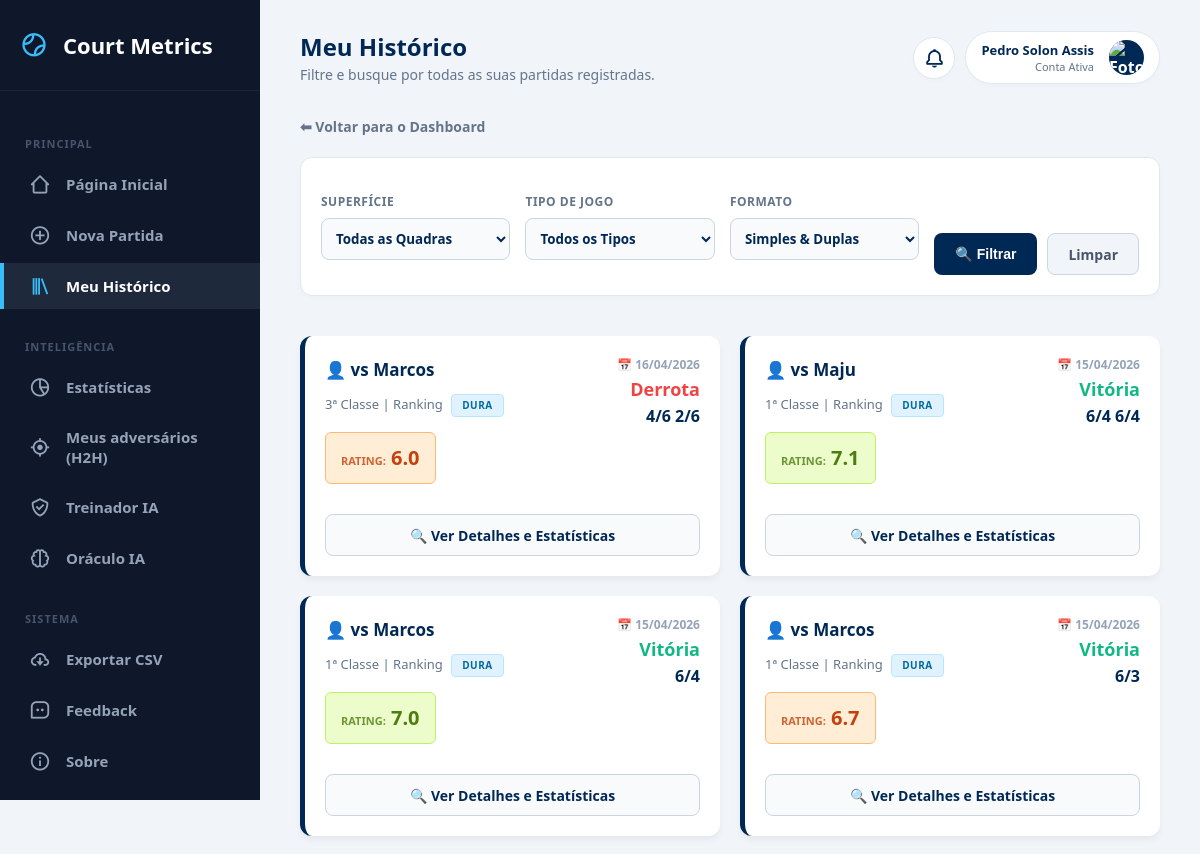
Page /history (signed in, upper part) on the earlier database version.
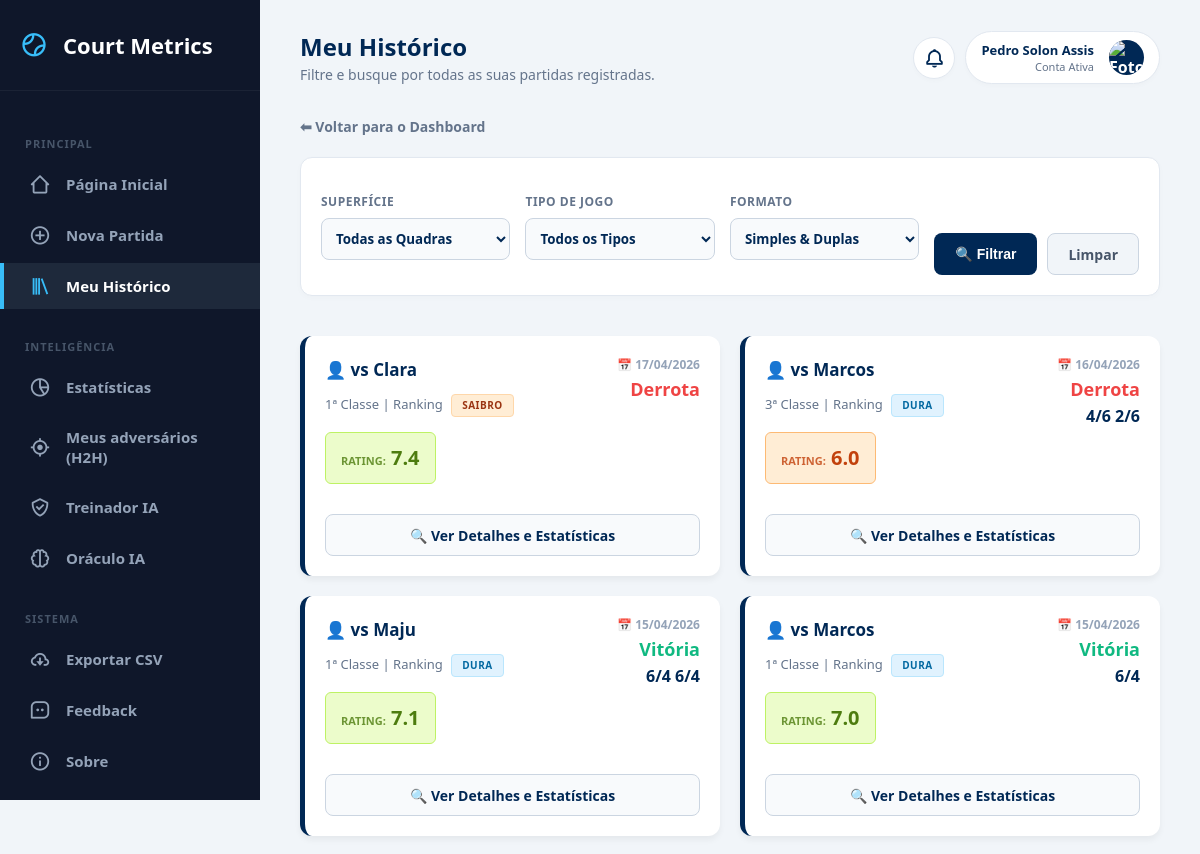
Same page on the later database version.
### tables this page shows
CREATE TABLE matches (
        id INTEGER PRIMARY KEY AUTOINCREMENT,
        opponent TEXT,
        categoria TEXT,
        match_type TEXT, 
        surface TEXT,
        result TEXT,
        score TEXT,
        match_format TEXT,
        partner TEXT,
        opp_partner TEXT,
        forehand INTEGER,
        backhand INTEGER,
        serve INTEGER,
        first_serve INTEGER,
        second_serve INTEGER,
        double_faults INTEGER,
        return_serve INTEGER,
        slice INTEGER,
        volley INTEGER,
        smash INTEGER,
        dropshot INTEGER,
        footwork INTEGER,
        strategy INTEGER,
        winners INTEGER,
        unforced_errors INTEGER,
        performance_rating REAL,
        notes TEXT,
        match_date TEXT /* NOVA COLUNA: ÍNDICE 27 */
    , game_format TEXT DEFAULT 'Padrão', user_id INTEGER, mental_focus INTEGER DEFAULT 0, mental_resilience INTEGER DEFAULT 0, mental_confidence INTEGER DEFAULT 0, mental_pressure INTEGER DEFAULT 0, clutch_bp_saved INTEGER DEFAULT 0, clutch_bp_won INTEGER DEFAULT 0, momentum_lost_streak INTEGER DEFAULT 0, mental_tags TEXT DEFAULT "");

### app.py (the view)
@app.route("/history")
@login_required
def history():
    conn = sqlite3.connect("database.db")
    c = conn.cursor()
    f_surface = request.args.get("surface", "")
    f_type = request.args.get("match_type", "")
    f_format = request.args.get("match_format", "")
    query = "SELECT * FROM matches WHERE user_id = ?"
    params = [session["user_id"]]
    if f_surface:
        query += " AND surface = ?"
        params.append(f_surface)
    if f_type:
        query += " AND match_type = ?"
        params.append(f_type)
    if f_format:
        query += " AND match_format = ?"
        params.append(f_format)
    query += " ORDER BY match_date DESC, id DESC"
    c.execute(query, params)
    matches = c.fetchall()
    conn.close()
    filters = {"surface": f_surface, "match_type": f_type, "match_format": f_format}
    return render_template("history.html", matches=matches, filters=filters)

### app.py (called while the page is built)
def login_required(f):
    @wraps(f)
    def decorated_function(*args, **kwargs):
        if "user_id" not in session:
            return redirect("/login")
        return f(*args, **kwargs)
    return decorated_function

@app.context_processor
def inject_notifications():
    if "user_id" not in session:
        return dict(notifications=[])
    conn = sqlite3.connect("database.db")
    conn.row_factory = sqlite3.Row
    c = conn.cursor()
    c.execute("SELECT * FROM notifications WHERE user_id = ? AND is_read = 0 ORDER BY created_at DESC", (session["user_id"],))
    notifs = c.fetchall()
    conn.close()
    return dict(notifications=notifs)

### templates/history.html (shortened to what this page needs)
{% extends 'base.html' %}
{% block page_title %}Meu Histórico{% endblock %}
{% block page_subtitle %}Filtre e busque por todas as suas partidas registradas.{% endblock %}
{% block content %}
    <div style="max-width: 1000px;">
        <div style="margin-bottom: 20px;">
            <a href="/" style="color: var(--text-slate); text-decoration: none; font-weight: bold; font-size: 14px;">⬅ Voltar para o Dashboard</a>
        </div>
        <form method="GET" action="/history" class="filter-bar">
            <div class="filter-group">
                <label class="filter-label">Superfície</label>
                <select name="surface" class="filter-select">
                    <option value="">Todas as Quadras</option>
                </select>
            </div>
            <div class="filter-group">
                <label class="filter-label">Tipo de Jogo</label>
                <select name="match_type" class="filter-select">
                    <option value="">Todos os Tipos</option>
                </select>
            </div>
            <div class="filter-group">
                <label class="filter-label">Formato</label>
                <select name="match_format" class="filter-select">
                    <option value="">Simples & Duplas</option>
                </select>
            </div>
            <div style="display: flex; gap: 10px;">
                <button type="submit" class="btn-main filter-btn">🔍 Filtrar</button>
                <a href="/history" class="btn-main filter-btn" style="background: #f1f5f9; color: #475569; border: 1px solid #cbd5e1;">Limpar</a>
            </div>
        </form>
        <div class="grid-cards">
        {% for match in matches %}
            <div class="match-card">
                <div>
                    <div style="display: flex; justify-content: space-between; align-items: flex-start; gap: 15px;">
                        <div style="line-height: 1.7; flex: 1; min-width: 0;">
                            {% if 'Duplas' in match[7] %}
                                <strong style="color: var(--atp-blue); font-size: 16px; display: block; margin-bottom: 5px; white-space: nowrap; overflow: hidden; text-overflow: ellipsis;">👥 vs {{ match[1] }} & {{ match[9] }}</strong>
                            {% else %}
                                <strong style="color: var(--atp-blue); font-size: 17px; display: block; margin-bottom: 5px; white-space: nowrap; overflow: hidden; text-overflow: ellipsis;">👤 vs {{ match[1] }}</strong>
                            {% endif %}
                            <span style="color: var(--text-slate); font-size: 13px;">
                                {{ match[2] }} | {{ match[3] }}
                                {% if 'Saibro' in match[4] %}
                                    <span class="surface-pill pill-saibro">Saibro</span>
                                {% else %}
                                    <span class="surface-pill pill-dura">Dura</span>
                                {% endif %}
                            </span>
                            {% set perf = match[25] %}
                            {% if perf >= 9.0 %}{% set pc, pb, pt = '#0e7490', '#cffafe', '#67e8f9' %}
                            {% elif perf >= 8.0 %}{% set pc, pb, pt = '#047857', '#d1fae5', '#6ee7b7' %}
                            {% elif perf >= 7.0 %}{% set pc, pb, pt = '#4d7c0f', '#ecfccb', '#bef264' %}
                            {% elif perf >= 6.0 %}{% set pc, pb, pt = '#c2410c', '#ffedd5', '#fdba74' %}
                            {% else %}{% set pc, pb, pt = '#b91c1c', '#fee2e2', '#fca5a5' %}{% endif %}
                            <div class="perf-badge" style="background: {{ pb }}; color: {{ pc }}; border-color: {{ pt }}; display: block; width: max-content;">
                                <span style="font-size: 11px; text-transform: uppercase; opacity: 0.8;">Rating:</span> {{ "%.1f"|format(perf) }}
                            </div>
                        </div>
                        <div style="text-align: right; flex-shrink: 0; display: flex; flex-direction: column; align-items: flex-end;">
                            <div style="font-size: 12px; color: #94a3b8; font-weight: bold; text-transform: uppercase; margin-bottom: 4px;">
                                📅 {{ match[27][8:10] }}/{{ match[27][5:7] }}/{{ match[27][0:4] }}
                            </div>
                            <span class="{% if match[5] == 'Vitória' %}badge-vitoria{% else %}badge-derrota{% endif %}">
                                {{ match[5] }}
                            </span>
                            {% set clean_score = match[6] | replace(' /', '') | replace('/ ', '') | trim %}
                            {% if clean_score.endswith('/') %}
                                {% set clean_score = clean_score[:-1] | trim %}
                            {% endif %}
                            <span style="color: var(--atp-blue); font-size: 16px; font-weight: 800; display: block; margin-top: 5px; text-align: right; line-height: 1.3;">
                                {{ clean_score }}
                            </span>
                        </div>
                    </div>
                </div>
                <a href="/match/{{ match[0] }}" class="btn-main" style="width: 100%; background: #f8fafc; color: var(--atp-blue); border: 1px solid #cbd5e1; text-align: center; text-decoration: none; display: flex; align-items: center; justify-content: center; box-sizing: border-box; margin-top: 15px;">
                    🔍 Ver Detalhes e Estatísticas
                </a>
            </div>
        {% endfor %}
        </div>
    </div>
{% endblock %}

### templates/base.html (shortened to what this page needs)
<!DOCTYPE html>
<html lang="pt-BR">
<head>
    <link href="https://cdnjs.cloudflare.com/ajax/libs/cropperjs/1.5.13/cropper.min.css" rel="stylesheet">
    <link rel="stylesheet" href="{{ url_for('static', filename='style.css') }}">
    <link href='https://unpkg.com/boxicons@2.1.4/css/boxicons.min.css' rel='stylesheet'>
</head>
<body>
    <nav class="sidebar" id="sidebar">
        <div class="sidebar-logo">
            <i class='bx bx-tennis-ball'></i>
            Court Metrics
        </div>
        <div class="nav-menu">
            <div class="nav-title">Principal</div>
            <a href="/" class="nav-item {% if request.path == '/' %}active{% endif %}">
                <i class='bx bx-home-alt-2'></i> Página Inicial
            </a>
            <a href="/new_match" class="nav-item {% if request.path == '/new_match' %}active{% endif %}">
                <i class='bx bx-plus-circle'></i> Nova Partida
            </a>
            <a href="/history" class="nav-item {% if request.path == '/history' %}active{% endif %}">
                <i class='bx bx-library'></i> Meu Histórico
            </a>
            <div class="nav-title">Inteligência</div>
            <a href="/insights" class="nav-item {% if request.path == '/insights' %}active{% endif %}">
                <i class='bx bx-pie-chart-alt-2'></i> Estatísticas
            </a>
           <a href="/adversarios" class="nav-item {% if request.path == '/adversarios' or '/h2h/' in request.path %}active{% endif %}">
                <i class='bx bx-target-lock'></i> Meus adversários (H2H)
            </a>
            <a href="/treinador" class="nav-item {% if request.path == '/treinador' %}active{% endif %}">
                <i class='bx bx-check-shield'></i> Treinador IA
            </a>
            <a href="/simulador" class="nav-item {% if request.path == '/simulador' %}active{% endif %}">
                <i class='bx bx-brain'></i> Oráculo IA
            </a>
            <div class="nav-title">Sistema</div>
            <a href="/export" class="nav-item">
                <i class='bx bx-cloud-download'></i> Exportar CSV
            </a>
            <a href="/feedback" class="nav-item {% if request.path == '/feedback' %}active{% endif %}">
                <i class='bx bx-message-square-dots'></i> Feedback
            </a>
            <a href="/sobre" class="nav-item {% if request.path == '/sobre' %}active{% endif %}">
                <i class='bx bx-info-circle'></i> Sobre
            </a>
        </div>
    </nav>
    <main class="main-content">
        <header class="top-header">
            <div class="header-title-area">
                <div>
                    <h1 style="margin: 0; color: var(--atp-blue); font-size: 24px;">{% block page_title %}Visão Geral{% endblock %}</h1>
                    <span style="color: var(--text-slate); font-size: 14px;">{% block page_subtitle %}Acompanhe sua evolução na quadra.{% endblock %}</span>
                </div>
            </div>
            <div style="display: flex; align-items: center;">
                <div class="notification-container">
                    <div class="notification-btn" id="notifBtn">
                        <i class='bx bx-bell'></i>
                    </div>
                </div>
                <div class="profile-container">
                    <div class="user-profile" id="profileBtn">
                        <div style="text-align: right;">
                            <div style="font-size: 13px; font-weight: bold; color: var(--atp-blue);">
                                {% if session.first_name and session.last_name %} {{ session.first_name }} {{ session.last_name }} {% else %} {{ session.username }} {% endif %}
                            </div>
                            <div style="font-size: 11px; color: var(--text-slate);">Conta Ativa</div>
                        </div>
                        <div class="user-avatar">
                            {% if session.profile_pic %}<img src="{{ url_for('static', filename=session.profile_pic) }}" alt="Foto">
                            {% elif session.first_name %}{{ session.first_name[0]|upper }}
                            {% elif session.username %}{{ session.username[0]|upper }}
                            {% else %}U{% endif %}
                        </div>
                    </div>
                </div>
            </div>
        </header>
        {% block content %}
        {% endblock %}
    </main>
</body>
</html>

### static/style.css (style rules this page uses)
:root { --bg-fundo: #F5F7FA; --bg-card: #FFFFFF; --texto-escuro: #333333; --texto-claro: #666666; --verde-tenis: #8BC34A; --azul-piscina: #26A69A; --borda: #E0E0E0; }
body { font-family: 'Segoe UI', Tahoma, Geneva, Verdana, sans-serif; background-color: var(--bg-fundo); color: var(--texto-escuro); margin: 0; padding: 20px; }
h1, h2, h3 { color: var(--texto-escuro); }
form { background-color: var(--bg-card); padding: 25px; border-radius: 8px; box-shadow: 0 2px 10px rgba(0,0,0,0.05); border-top: 4px solid var(--azul-piscina); }
label { font-weight: bold; color: var(--texto-escuro); margin-top: 15px; display: block; }
input[type="text"], select, textarea { width: 100%; padding: 10px; margin: 8px 0 15px 0; border: 1px solid var(--borda); border-radius: 4px; box-sizing: border-box; font-family: inherit; }

### templates/base.html (style rules this page uses)
:root { --atp-blue: #002855; --tennis-green: #d1ff00; --text-slate: #64748b; --sidebar-bg: #0f172a; --sidebar-hover: #1e293b; --sidebar-text: #94a3b8; --sidebar-active: #38bdf8; }
body { margin: 0; padding: 0; font-family: 'Segoe UI', Tahoma, sans-serif; background-color: #f1f5f9; display: flex; min-height: 100vh; overflow-x: hidden; }
.sidebar { width: 260px; background-color: var(--sidebar-bg); color: white; display: flex; flex-direction: column; position: fixed; top: 0; left: 0; height: 100vh; overflow-y: auto; transition: transform 0.3s ease; z-index: 1000; }
.sidebar-logo { padding: 30px 20px; display: flex; align-items: center; gap: 15px; font-size: 22px; font-weight: 900; color: white; border-bottom: 1px solid rgba(255,255,255,0.05); }
.sidebar-logo i { color: var(--sidebar-active); font-size: 28px; }
.nav-menu { flex: 1; padding: 20px 0; display: flex; flex-direction: column; gap: 5px; }
.nav-item { padding: 12px 25px; display: flex; align-items: center; gap: 15px; color: var(--sidebar-text); text-decoration: none; font-weight: 600; font-size: 15px; transition: 0.2s; border-left: 4px solid transparent; }
.nav-item i { font-size: 22px; }
.nav-item.active { background-color: var(--sidebar-hover); color: white; border-left-color: var(--sidebar-active); }
.nav-item.active i { color: var(--sidebar-active); }
.nav-title { font-size: 11px; text-transform: uppercase; color: #475569; font-weight: 900; letter-spacing: 1px; padding: 15px 25px 5px 25px; margin-top: 10px; }
.main-content { flex: 1; margin-left: 260px; padding: 30px 40px; box-sizing: border-box; width: calc(100% - 260px); transition: margin 0.3s ease, width 0.3s ease; }
.top-header { display: flex; justify-content: space-between; align-items: center; margin-bottom: 30px; }
.header-title-area { display: flex; align-items: center; }
.user-profile { display: flex; align-items: center; gap: 15px; background: white; padding: 8px 15px; border-radius: 30px; box-shadow: 0 2px 5px rgba(0,0,0,0.02); border: 1px solid #e2e8f0; cursor: pointer; }
.user-avatar { width: 35px; height: 35px; background: var(--atp-blue); color: white; border-radius: 50%; display: flex; align-items: center; justify-content: center; font-weight: bold; overflow: hidden; }
.user-avatar img { width: 100%; height: 100%; object-fit: cover; }
.profile-container { position: relative; z-index: 100; }
.notification-container { position: relative; z-index: 101; margin-right: 10px; }
.notification-btn { width: 40px; height: 40px; background: white; border-radius: 50%; display: flex; align-items: center; justify-content: center; border: 1px solid #e2e8f0; box-shadow: 0 2px 5px rgba(0,0,0,0.02); cursor: pointer; transition: 0.2s; position: relative; }
.notification-btn i { font-size: 22px; color: var(--atp-blue); }

Differences in the rows shown:
no longer on this page (row unchanged): matches: opponent "Marcos", categoria "1ª Classe", match_type "Ranking", surface "DURA", performance_rating "6.7", match_date "15", match_date "04", match_date "2026", result "Vitória", score "6/3"
added matches: opponent "Clara", categoria "1ª Classe", match_type "Ranking", surface "SAIBRO", performance_rating "7.4", match_date "17", match_date "04", match_date "2026", result "Derrota"
